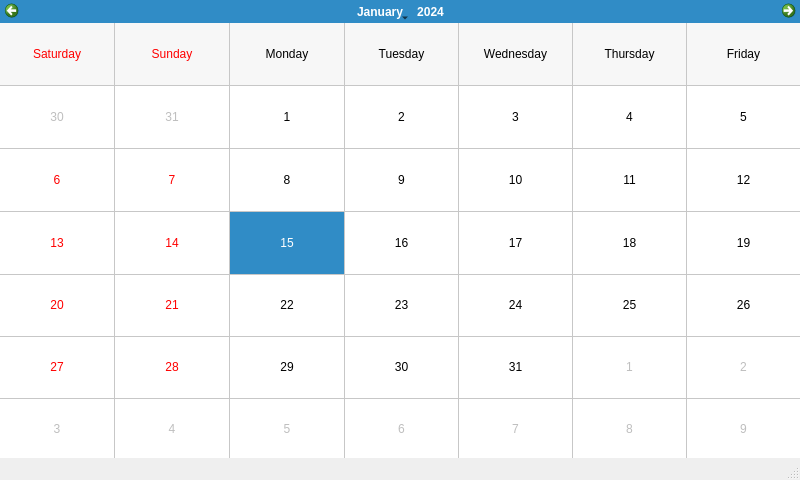
<?xml version="1.0" encoding="UTF-8"?>
<ui version="4.0">
 <class>MainWindow</class>
 <widget class="QMainWindow" name="MainWindow">
  <property name="geometry">
   <rect>
    <x>0</x>
    <y>0</y>
    <width>800</width>
    <height>480</height>
   </rect>
  </property>
  <property name="windowTitle">
   <string>MainWindow</string>
  </property>
  <property name="styleSheet">
   <string notr="true">
QProgressBar:horizontal {
    border: 1px solid #3A3939;
    text-align: center;
    padding: 1px;
    background: #201F1F;
}
QProgressBar::chunk:horizontal {
    background-color: qlineargradient(spread:reflect, x1:1, y1:0.545, x2:1, y2:0, stop:0 rgba(28, 66, 111, 255), stop:1 rgba(37, 87, 146, 255));
}

QToolTip
{
    border: 1px solid #3A3939;
    background-color: rgb(90, 102, 117);;
    color: white;
    padding: 1px;
    opacity: 200;
}

QWidget
{
    color: silver;
    background-color: #302F2F;
    selection-background-color:#3d8ec9;
    selection-color: black;
    background-clip: border;
    border-image: none;
    outline: 0;
}

QWidget:item:hover
{
    background-color: #78879b;
    color: black;
}

QWidget:item:selected
{
    background-color: #3d8ec9;
}

QCheckBox
{
    spacing: 5px;
    outline: none;
    color: #bbb;
    margin-bottom: 2px;
}

QCheckBox:disabled
{
    color: #777777;
}
QCheckBox::indicator,
QGroupBox::indicator
{
    width: 18px;
    height: 18px;
}
QGroupBox::indicator
{
    margin-left: 2px;
}

QCheckBox::indicator:unchecked,
QCheckBox::indicator:unchecked:hover,
QGroupBox::indicator:unchecked,
QGroupBox::indicator:unchecked:hover
{
    image: url(:/dark_blue/img/checkbox_unchecked.png);
}

QCheckBox::indicator:unchecked:focus,
QCheckBox::indicator:unchecked:pressed,
QGroupBox::indicator:unchecked:focus,
QGroupBox::indicator:unchecked:pressed
{
  border: none;
    image: url(:/dark_blue/img/checkbox_unchecked_focus.png);
}

QCheckBox::indicator:checked,
QCheckBox::indicator:checked:hover,
QGroupBox::indicator:checked,
QGroupBox::indicator:checked:hover
{
    image: url(:/dark_blue/img/checkbox_checked.png);
}

QCheckBox::indicator:checked:focus,
QCheckBox::indicator:checked:pressed,
QGroupBox::indicator:checked:focus,
QGroupBox::indicator:checked:pressed
{
  border: none;
    image: url(:/dark_blue/img/checkbox_checked_focus.png);
}

QCheckBox::indicator:indeterminate,
QCheckBox::indicator:indeterminate:hover,
QCheckBox::indicator:indeterminate:pressed
QGroupBox::indicator:indeterminate,
QGroupBox::indicator:indeterminate:hover,
QGroupBox::indicator:indeterminate:pressed
{
    image: url(:/dark_blue/img/checkbox_indeterminate.png);
}

QCheckBox::indicator:indeterminate:focus,
QGroupBox::indicator:indeterminate:focus
{
    image: url(:/dark_blue/img/checkbox_indeterminate_focus.png);
}

QCheckBox::indicator:checked:disabled,
QGroupBox::indicator:checked:disabled
{
    image: url(:/dark_blue/img/checkbox_checked_disabled.png);
}

QCheckBox::indicator:unchecked:disabled,
QGroupBox::indicator:unchecked:disabled
{
    image: url(:/dark_blue/img/checkbox_unchecked_disabled.png);
}

QRadioButton
{
    spacing: 5px;
    outline: none;
    color: #bbb;
    margin-bottom: 2px;
}

QRadioButton:disabled
{
    color: #777777;
}
QRadioButton::indicator
{
    width: 21px;
    height: 21px;
}

QRadioButton::indicator:unchecked,
QRadioButton::indicator:unchecked:hover
{
    image: url(:/dark_blue/img/radio_unchecked.png);
}

QRadioButton::indicator:unchecked:focus,
QRadioButton::indicator:unchecked:pressed
{
  border: none;
  outline: none;
    image: url(:/dark_blue/img/radio_unchecked_focus.png);
}

QRadioButton::indicator:checked,
QRadioButton::indicator:checked:hover
{
  border: none;
  outline: none;
    image: url(:/dark_blue/img/radio_checked.png);
}

QRadioButton::indicator:checked:focus,
QRadioButton::indicato::menu-arrowr:checked:pressed
{
  border: none;
  outline: none;
    image: url(:/dark_blue/img/radio_checked_focus.png);
}

QRadioButton::indicator:indeterminate,
QRadioButton::indicator:indeterminate:hover,
QRadioButton::indicator:indeterminate:pressed
{
        image: url(:/dark_blue/img/radio_indeterminate.png);
}

QRadioButton::indicator:checked:disabled
{
  outline: none;
  image: url(:/dark_blue/img/radio_checked_disabled.png);
}

QRadioButton::indicator:unchecked:disabled
{
    image: url(:/dark_blue/img/radio_unchecked_disabled.png);
}


QMenuBar
{
    background-color: #302F2F;
    color: silver;
}

QMenuBar::item
{
    background: transparent;
}

QMenuBar::item:selected
{
    background: transparent;
    border: 1px solid #3A3939;
}

QMenuBar::item:pressed
{
    border: 1px solid #3A3939;
    background-color: #3d8ec9;
    color: black;
    margin-bottom:-1px;
    padding-bottom:1px;
}

QMenu
{
    border: 1px solid #3A3939;
    color: silver;
    margin: 1px;
}

QMenu::icon
{
    margin: 1px;
}

QMenu::item
{
    padding: 2px 2px 2px 25px;
    margin-left: 5px;
    border: 1px solid transparent; /* reserve space for selection border */
}

QMenu::item:selected
{
    color: black;
}

QMenu::separator {
    height: 2px;
    background: lightblue;
    margin-left: 10px;
    margin-right: 5px;
}

QMenu::indicator {
    width: 16px;
    height: 16px;
}

/* non-exclusive indicator = check box style indicator
   (see QActionGroup::setExclusive) */
QMenu::indicator:non-exclusive:unchecked {
    image: url(:/dark_blue/img/checkbox_unchecked.png);
}

QMenu::indicator:non-exclusive:unchecked:selected {
    image: url(:/dark_blue/img/checkbox_unchecked_disabled.png);
}

QMenu::indicator:non-exclusive:checked {
    image: url(:/dark_blue/img/checkbox_checked.png);
}

QMenu::indicator:non-exclusive:checked:selected {
    image: url(:/dark_blue/img/checkbox_checked_disabled.png);
}

/* exclusive indicator = radio button style indicator (see QActionGroup::setExclusive) */
QMenu::indicator:exclusive:unchecked {
    image: url(:/dark_blue/img/radio_unchecked.png);
}

QMenu::indicator:exclusive:unchecked:selected {
    image: url(:/dark_blue/img/radio_unchecked_disabled.png);
}

QMenu::indicator:exclusive:checked {
    image: url(:/dark_blue/img/radio_checked.png);
}

QMenu::indicator:exclusive:checked:selected {
    image: url(:/dark_blue/img/radio_checked_disabled.png);
}

QMenu::right-arrow {
    margin: 5px;
    image: url(:/dark_blue/img/right_arrow.png)
}


QWidget:disabled
{
    color: #808080;
    background-color: #302F2F;
}

QAbstractItemView
{
    alternate-background-color: #3A3939;
    color: silver;
    border: 1px solid 3A3939;
    border-radius: 2px;
    padding: 1px;
}

QWidget:focus, QMenuBar:focus
{
    border: 1px solid #78879b;
}

QTabWidget:focus, QCheckBox:focus, QRadioButton:focus, QSlider:focus
{
    border: none;
}

QLineEdit
{
    background-color: #201F1F;
    padding: 2px;
    border-style: solid;
    border: 1px solid #3A3939;
    border-radius: 2px;
    color: silver;
}

QGroupBox {
    border:1px solid #3A3939;
    border-radius: 2px;
    margin-top: 20px;
    background-color: #302F2F;
    color: silver;
}

QGroupBox::title {
    subcontrol-origin: margin;
    subcontrol-position: top center;
    padding-left: 10px;
    padding-right: 10px;
    padding-top: 10px;
}

QAbstractScrollArea
{
    border-radius: 2px;
    border: 1px solid #3A3939;
    background-color: transparent;
}

QScrollBar:horizontal
{
    height: 15px;
    margin: 3px 15px 3px 15px;
    border: 1px transparent #2A2929;
    border-radius: 4px;
    background-color: #2A2929;
}

QScrollBar::handle:horizontal
{
    background-color: #605F5F;
    min-width: 5px;
    border-radius: 4px;
}

QScrollBar::add-line:horizontal
{
    margin: 0px 3px 0px 3px;
    border-image: url(:/dark_blue/img/right_arrow_disabled.png);
    width: 10px;
    height: 10px;
    subcontrol-position: right;
    subcontrol-origin: margin;
}

QScrollBar::sub-line:horizontal
{
    margin: 0px 3px 0px 3px;
    border-image: url(:/dark_blue/img/left_arrow_disabled.png);
    height: 10px;
    width: 10px;
    subcontrol-position: left;
    subcontrol-origin: margin;
}

QScrollBar::add-line:horizontal:hover,QScrollBar::add-line:horizontal:on
{
    border-image: url(:/dark_blue/img/right_arrow.png);
    height: 10px;
    width: 10px;
    subcontrol-position: right;
    subcontrol-origin: margin;
}


QScrollBar::sub-line:horizontal:hover, QScrollBar::sub-line:horizontal:on
{
    border-image: url(:/dark_blue/img/left_arrow.png);
    height: 10px;
    width: 10px;
    subcontrol-position: left;
    subcontrol-origin: margin;
}

QScrollBar::up-arrow:horizontal, QScrollBar::down-arrow:horizontal
{
    background: none;
}


QScrollBar::add-page:horizontal, QScrollBar::sub-page:horizontal
{
    background: none;
}

QScrollBar:vertical
{
    background-color: #2A2929;
    width: 15px;
    margin: 15px 3px 15px 3px;
    border: 1px transparent #2A2929;
    border-radius: 4px;
}

QScrollBar::handle:vertical
{
    background-color: #605F5F;
    min-height: 5px;
    border-radius: 4px;
}

QScrollBar::sub-line:vertical
{
    margin: 3px 0px 3px 0px;
    border-image: url(:/dark_blue/img/up_arrow_disabled.png);
    height: 10px;
    width: 10px;
    subcontrol-position: top;
    subcontrol-origin: margin;
}

QScrollBar::add-line:vertical
{
    margin: 3px 0px 3px 0px;
    border-image: url(:/dark_blue/img/down_arrow_disabled.png);
    height: 10px;
    width: 10px;
    subcontrol-position: bottom;
    subcontrol-origin: margin;
}

QScrollBar::sub-line:vertical:hover,QScrollBar::sub-line:vertical:on
{

    border-image: url(:/dark_blue/img/up_arrow.png);
    height: 10px;
    width: 10px;
    subcontrol-position: top;
    subcontrol-origin: margin;
}


QScrollBar::add-line:vertical:hover, QScrollBar::add-line:vertical:on
{
    border-image: url(:/dark_blue/img/down_arrow.png);
    height: 10px;
    width: 10px;
    subcontrol-position: bottom;
    subcontrol-origin: margin;
}

QScrollBar::up-arrow:vertical, QScrollBar::down-arrow:vertical
{
    background: none;
}


QScrollBar::add-page:vertical, QScrollBar::sub-page:vertical
{
    background: none;
}

QTextEdit
{
    background-color: #201F1F;
    color: silver;
    border: 1px solid #3A3939;
}

QPlainTextEdit
{
    background-color: #201F1F;;
    color: silver;
    border-radius: 2px;
    border: 1px solid #3A3939;
}

QHeaderView::section
{
    background-color: #3A3939;
    color: silver;
    padding-left: 4px;
    border: 1px solid #6c6c6c;
}

QSizeGrip {
    image: url(:/dark_blue/img/sizegrip.png);
    width: 12px;
    height: 12px;
}

QMainWindow
{
    background-color: #302F2F;

}

QMainWindow::separator
{
    background-color: #302F2F;
    color: white;
    padding-left: 4px;
    spacing: 2px;
    border: 1px dashed #3A3939;
}

QMainWindow::separator:hover
{

    background-color: #787876;
    color: white;
    padding-left: 4px;
    border: 1px solid #3A3939;
    spacing: 2px;
}


QMenu::separator
{
    height: 1px;
    background-color: #3A3939;
    color: white;
    padding-left: 4px;
    margin-left: 10px;
    margin-right: 5px;
}


QFrame
{
    border-radius: 2px;
    border: 1px solid #444;
}

QFrame[frameShape=&quot;0&quot;]
{
    border-radius: 2px;
    border: 1px transparent #444;
}

QStackedWidget
{
    background-color: #302F2F;
    border: 1px transparent black;
}

QToolBar {
    border: 1px transparent #393838;
    background: 1px solid #302F2F;
    font-weight: bold;
}

QToolBar::handle:horizontal {
    image: url(:/dark_blue/img/Hmovetoolbar.png);
}
QToolBar::handle:vertical {
    image: url(:/dark_blue/img/Vmovetoolbar.png);
}
QToolBar::separator:horizontal {
    image: url(:/dark_blue/img/Hsepartoolbar.png);
}
QToolBar::separator:vertical {
    image: url(:/dark_blue/img/Vsepartoolbars.png);
}

QPushButton
{
    color: silver;
    background-color: #302F2F;
    border-width: 2px;
    border-color: #4A4949;
    border-style: solid;
    padding-top: 2px;
    padding-bottom: 2px;
    padding-left: 10px;
    padding-right: 10px;
    border-radius: 4px;
    /* outline: none; */
    /* min-width: 40px; */
}

QPushButton:disabled
{
    background-color: #302F2F;
    border-width: 2px;
    border-color: #3A3939;
    border-style: solid;
    padding-top: 2px;
    padding-bottom: 2px;
    padding-left: 10px;
    padding-right: 10px;
    /*border-radius: 2px;*/
    color: #808080;
}

QPushButton:focus {
    background-color: #3d8ec9;
    color: white;
}

QComboBox
{
    selection-background-color: #3d8ec9;
    background-color: #201F1F;
    border-style: solid;
    border: 1px solid #3A3939;
    border-radius: 2px;
    padding: 2px;
    min-width: 75px;
}

QPushButton:checked{
    background-color: #4A4949;
    border-color: #6A6969;
}

QPushButton:hover {
    border: 2px solid #78879b;
    color: silver;
}

QComboBox:hover, QAbstractSpinBox:hover,QLineEdit:hover,QTextEdit:hover,QPlainTextEdit:hover,QAbstractView:hover,QTreeView:hover
{
    border: 1px solid #78879b;
    color: silver;
}

QComboBox:on
{
    background-color: #626873;
    padding-top: 3px;
    padding-left: 4px;
    selection-background-color: #4a4a4a;
}

QComboBox QAbstractItemView
{
    background-color: #201F1F;
    border-radius: 2px;
    border: 1px solid #444;
    selection-background-color: #3d8ec9;
    color: silver;
}

QComboBox::drop-down
{
    subcontrol-origin: padding;
    subcontrol-position: top right;
    width: 15px;

    border-left-width: 0px;
    border-left-color: darkgray;
    border-left-style: solid;
    border-top-right-radius: 3px;
    border-bottom-right-radius: 3px;
}

QComboBox::down-arrow
{
    image: url(:/dark_blue/img/down_arrow_disabled.png);
}

QComboBox::down-arrow:on, QComboBox::down-arrow:hover,
QComboBox::down-arrow:focus
{
    image: url(:/dark_blue/img/down_arrow.png);
}

QPushButton:pressed
{
    background-color: #484846;
}

QAbstractSpinBox {
    padding-top: 2px;
    padding-bottom: 2px;
    border: 1px solid #3A3939;
    background-color: #201F1F;
    color: silver;
    border-radius: 2px;
    min-width: 75px;
}

QAbstractSpinBox:up-button
{
    background-color: transparent;
    subcontrol-origin: border;
    subcontrol-position: top right;
}

QAbstractSpinBox:down-button
{
    background-color: transparent;
    subcontrol-origin: border;
    subcontrol-position: bottom right;
}

QAbstractSpinBox::up-arrow,QAbstractSpinBox::up-arrow:disabled,QAbstractSpinBox::up-arrow:off {
    image: url(:/dark_blue/img/up_arrow_disabled.png);
    width: 10px;
    height: 10px;
}
QAbstractSpinBox::up-arrow:hover
{
    image: url(:/dark_blue/img/up_arrow.png);
}


QAbstractSpinBox::down-arrow,QAbstractSpinBox::down-arrow:disabled,QAbstractSpinBox::down-arrow:off
{
    image: url(:/dark_blue/img/down_arrow_disabled.png);
    width: 10px;
    height: 10px;
}
QAbstractSpinBox::down-arrow:hover
{
    image: url(:/dark_blue/img/down_arrow.png);
}


QLabel
{
    border: 0px solid black;
}

QTabWidget{
    border: 1px transparent black;
}

QTabWidget::pane {
    border: 1px solid #444;
    border-radius: 3px;
    padding: 3px;
}

QTabBar
{
    qproperty-drawBase: 0;
    left: 5px; /* move to the right by 5px */
}

QTabBar:focus
{
    border: 0px transparent black;
}

QTabBar::close-button  {
    image: url(:/dark_blue/img/close.png);
    background: transparent;
}

QTabBar::close-button:hover
{
    image: url(:/dark_blue/img/close-hover.png);
    background: transparent;
}

QTabBar::close-button:pressed {
    image: url(:/dark_blue/img/close-pressed.png);
    background: transparent;
}

/* TOP TABS */
QTabBar::tab:top {
    color: #b1b1b1;
    border: 1px solid #4A4949;
    border-bottom: 1px transparent black;
    background-color: #302F2F;
    padding: 5px;
    border-top-left-radius: 2px;
    border-top-right-radius: 2px;
}

QTabBar::tab:top:!selected
{
    color: #b1b1b1;
    background-color: #201F1F;
    border: 1px transparent #4A4949;
    border-bottom: 1px transparent #4A4949;
    border-top-left-radius: 0px;
    border-top-right-radius: 0px;
}

QTabBar::tab:top:!selected:hover {
    background-color: #48576b;
}

/* BOTTOM TABS */
QTabBar::tab:bottom {
    color: #b1b1b1;
    border: 1px solid #4A4949;
    border-top: 1px transparent black;
    background-color: #302F2F;
    padding: 5px;
    border-bottom-left-radius: 2px;
    border-bottom-right-radius: 2px;
}

QTabBar::tab:bottom:!selected
{
    color: #b1b1b1;
    background-color: #201F1F;
    border: 1px transparent #4A4949;
    border-top: 1px transparent #4A4949;
    border-bottom-left-radius: 0px;
    border-bottom-right-radius: 0px;
}

QTabBar::tab:bottom:!selected:hover {
    background-color: #78879b;
}

/* LEFT TABS */
QTabBar::tab:left {
    color: #b1b1b1;
    border: 1px solid #4A4949;
    border-left: 1px transparent black;
    background-color: #302F2F;
    padding: 5px;
    border-top-right-radius: 2px;
    border-bottom-right-radius: 2px;
}

QTabBar::tab:left:!selected
{
    color: #b1b1b1;
    background-color: #201F1F;
    border: 1px transparent #4A4949;
    border-right: 1px transparent #4A4949;
    border-top-right-radius: 0px;
    border-bottom-right-radius: 0px;
}

QTabBar::tab:left:!selected:hover {
    background-color: #48576b;
}


/* RIGHT TABS */
QTabBar::tab:right {
    color: #b1b1b1;
    border: 1px solid #4A4949;
    border-right: 1px transparent black;
    background-color: #302F2F;
    padding: 5px;
    border-top-left-radius: 2px;
    border-bottom-left-radius: 2px;
}

QTabBar::tab:right:!selected
{
    color: #b1b1b1;
    background-color: #201F1F;
    border: 1px transparent #4A4949;
    border-right: 1px transparent #4A4949;
    border-top-left-radius: 0px;
    border-bottom-left-radius: 0px;
}

QTabBar::tab:right:!selected:hover {
    background-color: #48576b;
}

QTabBar QToolButton::right-arrow:enabled {
     image: url(:/dark_blue/img/right_arrow.png);
 }

 QTabBar QToolButton::left-arrow:enabled {
     image: url(:/dark_blue/img/left_arrow.png);
 }

QTabBar QToolButton::right-arrow:disabled {
     image: url(:/dark_blue/img/right_arrow_disabled.png);
 }

 QTabBar QToolButton::left-arrow:disabled {
     image: url(:/dark_blue/img/left_arrow_disabled.png);
 }


QDockWidget {
    border: 1px solid #403F3F;
    titlebar-close-icon: url(:/dark_blue/img/close.png);
    titlebar-normal-icon: url(:/dark_blue/img/undock.png);
}

QDockWidget::close-button, QDockWidget::float-button {
    border: 1px solid transparent;
    border-radius: 2px;
    background: transparent;
}

QDockWidget::close-button:hover, QDockWidget::float-button:hover {
    background: rgba(255, 255, 255, 10);
}

QDockWidget::close-button:pressed, QDockWidget::float-button:pressed {
    padding: 1px -1px -1px 1px;
    background: rgba(255, 255, 255, 10);
}

QTreeView, QListView, QTextBrowser, AtLineEdit, AtLineEdit::hover {
    border: 1px solid #444;
    background-color: silver;
    border-radius: 3px;
    margin-left: 3px;
    color: black;
}

QTreeView:branch:selected, QTreeView:branch:hover {
    background: url(:/dark_blue/img/transparent.png);
}

QTreeView::branch:has-siblings:!adjoins-item {
    border-image: url(:/dark_blue/img/transparent.png);
}

QTreeView::branch:has-siblings:adjoins-item {
    border-image: url(:/dark_blue/img/transparent.png);
}

QTreeView::branch:!has-children:!has-siblings:adjoins-item {
    border-image: url(:/dark_blue/img/transparent.png);
}

QTreeView::branch:has-children:!has-siblings:closed,
QTreeView::branch:closed:has-children:has-siblings {
    image: url(:/dark_blue/img/branch_closed.png);
}

QTreeView::branch:open:has-children:!has-siblings,
QTreeView::branch:open:has-children:has-siblings  {
    image: url(:/dark_blue/img/branch_open.png);
}

QTreeView::branch:has-children:!has-siblings:closed:hover,
QTreeView::branch:closed:has-children:has-siblings:hover {
    image: url(:/dark_blue/img/branch_closed-on.png);
    }

QTreeView::branch:open:has-children:!has-siblings:hover,
QTreeView::branch:open:has-children:has-siblings:hover  {
    image: url(:/dark_blue/img/branch_open-on.png);
    }

QListView::item:!selected:hover, QListView::item:!selected:hover, QTreeView::item:!selected:hover  {
    background: rgba(0, 0, 0, 0);
    outline: 0;
    color: #FFFFFF
}

QListView::item:selected:hover, QListView::item:selected:hover, QTreeView::item:selected:hover  {
    background: #3d8ec9;
    color: #FFFFFF;
}

QSlider::groove:horizontal {
    border: 1px solid #3A3939;
    height: 8px;
    background: #201F1F;
    margin: 2px 0;
    border-radius: 2px;
}

QSlider::handle:horizontal {
    background: QLinearGradient( x1: 0, y1: 0, x2: 0, y2: 1,
      stop: 0.0 silver, stop: 0.2 #a8a8a8, stop: 1 #727272);
    border: 1px solid #3A3939;
    width: 14px;
    height: 14px;
    margin: -4px 0;
    border-radius: 2px;
}

QSlider::groove:vertical {
    border: 1px solid #3A3939;
    width: 8px;
    background: #201F1F;
    margin: 0 0px;
    border-radius: 2px;
}

QSlider::handle:vertical {
    background: QLinearGradient( x1: 0, y1: 0, x2: 0, y2: 1, stop: 0.0 silver,
    stop: 0.2 #a8a8a8, stop: 1 #727272);
    border: 1px solid #3A3939;
    width: 14px;
    height: 14px;
    margin: 0 -4px;
    border-radius: 2px;
}

QToolButton {
    /*  background-color: transparent; */
    border: 2px transparent #4A4949;
    border-radius: 4px;
    background-color: dimgray;
    margin: 2px;
    padding: 2px;
}

QToolButton[popupMode=&quot;1&quot;] { /* only for MenuButtonPopup */
 padding-right: 20px; /* make way for the popup button */
 border: 2px transparent #4A4949;
 border-radius: 4px;
}

QToolButton[popupMode=&quot;2&quot;] { /* only for InstantPopup */
 padding-right: 10px; /* make way for the popup button */
 border: 2px transparent #4A4949;
}


QToolButton:hover, QToolButton::menu-button:hover {
    border: 2px solid #78879b;
}

QToolButton:checked, QToolButton:pressed,
    QToolButton::menu-button:pressed {
    background-color: #4A4949;
    border: 2px solid #78879b;
}

/* the subcontrol below is used only in the InstantPopup or DelayedPopup mode */
QToolButton::menu-indicator {
    image: url(:/dark_blue/img/down_arrow.png);
    top: -7px; left: -2px; /* shift it a bit */
}

/* the subcontrols below are used only in the MenuButtonPopup mode */
QToolButton::menu-button {
    border: 1px transparent #4A4949;
    border-top-right-radius: 6px;
    border-bottom-right-radius: 6px;
    /* 16px width + 4px for border = 20px allocated above */
    width: 16px;
    outline: none;
}

QToolButton::menu-arrow {
    image: url(:/dark_blue/img/down_arrow.png);
}

QToolButton::menu-arrow:open {
    top: 1px; left: 1px; /* shift it a bit */
    border: 1px solid #3A3939;
}

QPushButton::menu-indicator  {
    subcontrol-origin: padding;
    subcontrol-position: bottom right;
    left: 4px;
}

QTableView
{
    border: 1px solid #444;
    gridline-color: #6c6c6c;
    background-color: #201F1F;
}


QTableView, QHeaderView
{
    border-radius: 0px;
}

QTableView::item:pressed, QListView::item:pressed, QTreeView::item:pressed  {
    background: #78879b;
    color: #FFFFFF;
}

QTableView::item:selected:active, QTreeView::item:selected:active, QListView::item:selected:active  {
    background: #3d8ec9;
    color: #FFFFFF;
}


QHeaderView
{
    border: 1px transparent;
    border-radius: 2px;
    margin: 0px;
    padding: 0px;
}

QHeaderView::section  {
    background-color: #3A3939;
    color: silver;
    padding: 4px;
    border: 1px solid #6c6c6c;
    border-radius: 0px;
    text-align: center;
}

QHeaderView::section::vertical::first, QHeaderView::section::vertical::only-one
{
    border-top: 1px solid #6c6c6c;
}

QHeaderView::section::vertical
{
    border-top: transparent;
}

QHeaderView::section::horizontal::first, QHeaderView::section::horizontal::only-one
{
    border-left: 1px solid #6c6c6c;
}

QHeaderView::section::horizontal
{
    border-left: transparent;
}


QHeaderView::section:checked
 {
    color: white;
    background-color: #5A5959;
 }

 /* style the sort indicator */
QHeaderView::down-arrow {
    image: url(:/dark_blue/img/down_arrow.png);
}

QHeaderView::up-arrow {
    image: url(:/dark_blue/img/up_arrow.png);
}


QTableCornerButton::section {
    background-color: #3A3939;
    border: 1px solid #3A3939;
    border-radius: 2px;
}

QToolBox  {
    padding: 3px;
    border: 1px transparent black;
}

QToolBox::tab {
    color: #b1b1b1;
    background-color: #302F2F;
    border: 1px solid #4A4949;
    border-bottom: 1px transparent #302F2F;
    border-top-left-radius: 5px;
    border-top-right-radius: 5px;
}

 QToolBox::tab:selected { /* italicize selected tabs */
    font: italic;
    background-color: #302F2F;
    border-color: #3d8ec9;
 }

QStatusBar::item {
    border: 1px solid #3A3939;
    border-radius: 2px;
 }


QFrame[height=&quot;3&quot;], QFrame[width=&quot;3&quot;] {
    background-color: #AAA;
}


QSplitter::handle {
    border: 1px dashed #3A3939;
}

QSplitter::handle:hover {
    background-color: #787876;
    border: 1px solid #3A3939;
}

QSplitter::handle:horizontal {
    width: 1px;
}

QSplitter::handle:vertical {
    height: 1px;
}

QListWidget {
    background-color: silver;
    border-radius: 5px;
    margin-left: 5px;
}

QListWidget::item {
    color: black;
}

QMessageBox {
    messagebox-critical-icon	: url(:/dark_blue/img/critical.png);
    messagebox-information-icon	: url(:/dark_blue/img/information.png);
    messagebox-question-icon	: url(:/dark_blue/img/question.png);
    messagebox-warning-icon:    : url(:/dark_blue/img/warning.png);
}

ColorButton::enabled {
    border-radius: 0px;
    border: 1px solid #444444;
}

ColorButton::disabled {
    border-radius: 0px;
    border: 1px solid #AAAAAA;
}</string>
  </property>
  <widget class="QWidget" name="centralwidget">
   <widget class="QCalendarWidget" name="calendarWidget">
    <property name="geometry">
     <rect>
      <x>0</x>
      <y>0</y>
      <width>801</width>
      <height>461</height>
     </rect>
    </property>
    <property name="minimumDate">
     <date>
      <year>1752</year>
      <month>9</month>
      <day>14</day>
     </date>
    </property>
    <property name="firstDayOfWeek">
     <enum>Qt::Saturday</enum>
    </property>
    <property name="gridVisible">
     <bool>true</bool>
    </property>
    <property name="selectionMode">
     <enum>QCalendarWidget::SingleSelection</enum>
    </property>
    <property name="horizontalHeaderFormat">
     <enum>QCalendarWidget::LongDayNames</enum>
    </property>
    <property name="verticalHeaderFormat">
     <enum>QCalendarWidget::NoVerticalHeader</enum>
    </property>
   </widget>
  </widget>
  <widget class="QStatusBar" name="statusbar"/>
 </widget>
 <resources/>
 <connections/>
</ui>
